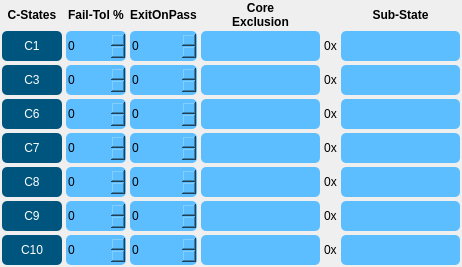
              <widget class="QWidget" name="scrollAreaWidgetContents_2">
               <property name="geometry">
                <rect>
                 <x>0</x>
                 <y>-132</y>
                 <width>462</width>
                 <height>267</height>
                </rect>
               </property>
               <layout class="QGridLayout" name="gridLayout">
                <property name="leftMargin">
                 <number>2</number>
                </property>
                <property name="topMargin">
                 <number>2</number>
                </property>
                <property name="rightMargin">
                 <number>2</number>
                </property>
                <property name="bottomMargin">
                 <number>2</number>
                </property>
                <property name="spacing">
                 <number>4</number>
                </property>
                <item row="7" column="4">
                 <widget class="QLabel" name="label_15">
                  <property name="text">
                   <string>0x</string>
                  </property>
                 </widget>
                </item>
                <item row="1" column="0">
                 <widget class="QPushButton" name="btn_C1">
                  <property name="minimumSize">
                   <size>
                    <width>60</width>
                    <height>30</height>
                   </size>
                  </property>
                  <property name="maximumSize">
                   <size>
                    <width>16777215</width>
                    <height>16777215</height>
                   </size>
                  </property>
                  <property name="styleSheet">
                   <string notr="true">background-color: rgb(0, 85, 127);
color: rgb(255, 255, 255);
border-radius: 5px; </string>
                  </property>
                  <property name="text">
                   <string>C1</string>
                  </property>
                 </widget>
                </item>
                <item row="2" column="0">
                 <widget class="QPushButton" name="btn_C3">
                  <property name="minimumSize">
                   <size>
                    <width>60</width>
                    <height>30</height>
                   </size>
                  </property>
                  <property name="maximumSize">
                   <size>
                    <width>16777215</width>
                    <height>16777215</height>
                   </size>
                  </property>
                  <property name="styleSheet">
                   <string notr="true">background-color: rgb(0, 85, 127);
color: rgb(255, 255, 255);
border-radius: 5px; </string>
                  </property>
                  <property name="text">
                   <string>C3</string>
                  </property>
                 </widget>
                </item>
                <item row="4" column="4">
                 <widget class="QLabel" name="label_13">
                  <property name="maximumSize">
                   <size>
                    <width>16777215</width>
                    <height>20</height>
                   </size>
                  </property>
                  <property name="text">
                   <string>0x</string>
                  </property>
                  <property name="alignment">
                   <set>Qt::AlignCenter</set>
                  </property>
                 </widget>
                </item>
                <item row="1" column="1">
                 <widget class="QSpinBox" name="spinBox">
                  <property name="minimumSize">
                   <size>
                    <width>60</width>
                    <height>25</height>
                   </size>
                  </property>
                  <property name="maximumSize">
                   <size>
                    <width>16777215</width>
                    <height>30</height>
                   </size>
                  </property>
                  <property name="styleSheet">
                   <string notr="true">border-radius: 5px;Background-color: rgb(93, 190, 255);
color: rgb(0, 0, 0);</string>
                  </property>
                 </widget>
                </item>
                <item row="5" column="2">
                 <widget class="QSpinBox" name="spinBox_10">
                  <property name="minimumSize">
                   <size>
                    <width>60</width>
                    <height>25</height>
                   </size>
                  </property>
                  <property name="maximumSize">
                   <size>
                    <width>16777215</width>
                    <height>30</height>
                   </size>
                  </property>
                  <property name="styleSheet">
                   <string notr="true">border-radius: 5px;Background-color: rgb(93, 190, 255);
color: rgb(0, 0, 0);</string>
                  </property>
                 </widget>
                </item>
                <item row="4" column="2">
                 <widget class="QSpinBox" name="spinBox_8">
                  <property name="minimumSize">
                   <size>
                    <width>60</width>
                    <height>25</height>
                   </size>
                  </property>
                  <property name="maximumSize">
                   <size>
                    <width>16777215</width>
                    <height>30</height>
                   </size>
                  </property>
                  <property name="styleSheet">
                   <string notr="true">border-radius: 5px;Background-color: rgb(93, 190, 255);
color: rgb(0, 0, 0);</string>
                  </property>
                 </widget>
                </item>
                <item row="3" column="1">
                 <widget class="QSpinBox" name="spinBox_5">
                  <property name="minimumSize">
                   <size>
                    <width>60</width>
                    <height>25</height>
                   </size>
                  </property>
                  <property name="maximumSize">
                   <size>
                    <width>16777215</width>
                    <height>30</height>
                   </size>
                  </property>
                  <property name="styleSheet">
                   <string notr="true">border-radius: 5px;Background-color: rgb(93, 190, 255);
color: rgb(0, 0, 0);</string>
                  </property>
                 </widget>
                </item>
                <item row="6" column="1">
                 <widget class="QSpinBox" name="spinBox_11">
                  <property name="minimumSize">
                   <size>
                    <width>60</width>
                    <height>25</height>
                   </size>
                  </property>
                  <property name="maximumSize">
                   <size>
                    <width>16777215</width>
                    <height>30</height>
                   </size>
                  </property>
                  <property name="styleSheet">
                   <string notr="true">border-radius: 5px;Background-color: rgb(93, 190, 255);
color: rgb(0, 0, 0);</string>
                  </property>
                 </widget>
                </item>
                <item row="4" column="3">
                 <widget class="QTextEdit" name="textEdit_7">
                  <property name="minimumSize">
                   <size>
                    <width>0</width>
                    <height>25</height>
                   </size>
                  </property>
                  <property name="maximumSize">
                   <size>
                    <width>16777215</width>
                    <height>30</height>
                   </size>
                  </property>
                  <property name="styleSheet">
                   <string notr="true">border-radius: 5px;Background-color: rgb(93, 190, 255);
color: rgb(0, 0, 0);
 </string>
                  </property>
                 </widget>
                </item>
                <item row="1" column="4">
                 <widget class="QLabel" name="label_10">
                  <property name="maximumSize">
                   <size>
                    <width>16777215</width>
                    <height>20</height>
                   </size>
                  </property>
                  <property name="text">
                   <string>0x</string>
                  </property>
                  <property name="alignment">
                   <set>Qt::AlignCenter</set>
                  </property>
                 </widget>
                </item>
                <item row="3" column="2">
                 <widget class="QSpinBox" name="spinBox_6">
                  <property name="minimumSize">
                   <size>
                    <width>60</width>
                    <height>25</height>
                   </size>
                  </property>
                  <property name="maximumSize">
                   <size>
                    <width>16777215</width>
                    <height>30</height>
                   </size>
                  </property>
                  <property name="styleSheet">
                   <string notr="true">border-radius: 5px;Background-color: rgb(93, 190, 255);
color: rgb(0, 0, 0);</string>
                  </property>
                 </widget>
                </item>
                <item row="6" column="2">
                 <widget class="QSpinBox" name="spinBox_12">
                  <property name="minimumSize">
                   <size>
                    <width>60</width>
                    <height>25</height>
                   </size>
                  </property>
                  <property name="maximumSize">
                   <size>
                    <width>16777215</width>
                    <height>30</height>
                   </size>
                  </property>
                  <property name="styleSheet">
                   <string notr="true">border-radius: 5px;Background-color: rgb(93, 190, 255);
color: rgb(0, 0, 0);</string>
                  </property>
                 </widget>
                </item>
                <item row="4" column="5">
                 <widget class="QTextEdit" name="textEdit_10">
                  <property name="minimumSize">
                   <size>
                    <width>0</width>
                    <height>25</height>
                   </size>
                  </property>
                  <property name="maximumSize">
                   <size>
                    <width>16777215</width>
                    <height>30</height>
                   </size>
                  </property>
                  <property name="styleSheet">
                   <string notr="true">border-radius: 5px;Background-color: rgb(93, 190, 255);
color: rgb(0, 0, 0);</string>
                  </property>
                 </widget>
                </item>
                <item row="2" column="2">
                 <widget class="QSpinBox" name="spinBox_4">
                  <property name="minimumSize">
                   <size>
                    <width>60</width>
                    <height>25</height>
                   </size>
                  </property>
                  <property name="maximumSize">
                   <size>
                    <width>16777215</width>
                    <height>30</height>
                   </size>
                  </property>
                  <property name="styleSheet">
                   <string notr="true">border-radius: 5px;Background-color: rgb(93, 190, 255);
color: rgb(0, 0, 0);</string>
                  </property>
                 </widget>
                </item>
                <item row="5" column="4">
                 <widget class="QLabel" name="label_14">
                  <property name="maximumSize">
                   <size>
                    <width>16777215</width>
                    <height>20</height>
                   </size>
                  </property>
                  <property name="text">
                   <string>0x</string>
                  </property>
                  <property name="alignment">
                   <set>Qt::AlignCenter</set>
                  </property>
                 </widget>
                </item>
                <item row="2" column="5">
                 <widget class="QTextEdit" name="textEdit_4">
                  <property name="minimumSize">
                   <size>
                    <width>0</width>
                    <height>25</height>
                   </size>
                  </property>
                  <property name="maximumSize">
                   <size>
                    <width>16777215</width>
                    <height>30</height>
                   </size>
                  </property>
                  <property name="styleSheet">
                   <string notr="true">border-radius: 5px;Background-color: rgb(93, 190, 255);
color: rgb(0, 0, 0);</string>
                  </property>
                 </widget>
                </item>
                <item row="3" column="5">
                 <widget class="QTextEdit" name="textEdit_9">
                  <property name="minimumSize">
                   <size>
                    <width>0</width>
                    <height>25</height>
                   </size>
                  </property>
                  <property name="maximumSize">
                   <size>
                    <width>16777215</width>
                    <height>30</height>
                   </size>
                  </property>
                  <property name="styleSheet">
                   <string notr="true">border-radius: 5px;Background-color: rgb(93, 190, 255);
color: rgb(0, 0, 0);</string>
                  </property>
                 </widget>
                </item>
                <item row="0" column="5">
                 <widget class="QLabel" name="label_8">
                  <property name="maximumSize">
                   <size>
                    <width>16777215</width>
                    <height>25</height>
                   </size>
                  </property>
                  <property name="font">
                   <font>
                    <weight>75</weight>
                    <bold>true</bold>
                   </font>
                  </property>
                  <property name="text">
                   <string>Sub-State</string>
                  </property>
                  <property name="alignment">
                   <set>Qt::AlignCenter</set>
                  </property>
                 </widget>
                </item>
                <item row="1" column="2">
                 <widget class="QSpinBox" name="spinBox_3">
                  <property name="minimumSize">
                   <size>
                    <width>60</width>
                    <height>25</height>
                   </size>
                  </property>
                  <property name="maximumSize">
                   <size>
                    <width>16777215</width>
                    <height>30</height>
                   </size>
                  </property>
                  <property name="styleSheet">
                   <string notr="true">border-radius: 5px;Background-color: rgb(93, 190, 255);
color: rgb(0, 0, 0);</string>
                  </property>
                 </widget>
                </item>
                <item row="6" column="0">
                 <widget class="QPushButton" name="btn_C9">
                  <property name="minimumSize">
                   <size>
                    <width>60</width>
                    <height>30</height>
                   </size>
                  </property>
                  <property name="styleSheet">
                   <string notr="true">background-color: rgb(0, 85, 127);
color: rgb(255, 255, 255);
border-radius: 5px; </string>
                  </property>
                  <property name="text">
                   <string>C9</string>
                  </property>
                 </widget>
                </item>
                <item row="2" column="4">
                 <widget class="QLabel" name="label_11">
                  <property name="maximumSize">
                   <size>
                    <width>16777215</width>
                    <height>20</height>
                   </size>
                  </property>
                  <property name="text">
                   <string>0x</string>
                  </property>
                  <property name="alignment">
                   <set>Qt::AlignCenter</set>
                  </property>
                 </widget>
                </item>
                <item row="4" column="0">
                 <widget class="QPushButton" name="btn_C7">
                  <property name="minimumSize">
                   <size>
                    <width>60</width>
                    <height>30</height>
                   </size>
                  </property>
                  <property name="styleSheet">
                   <string notr="true">background-color: rgb(0, 85, 127);
color: rgb(255, 255, 255);
border-radius: 5px; </string>
                  </property>
                  <property name="text">
                   <string>C7</string>
                  </property>
                 </widget>
                </item>
                <item row="1" column="5">
                 <widget class="QTextEdit" name="textEdit_3">
                  <property name="minimumSize">
                   <size>
                    <width>0</width>
                    <height>25</height>
                   </size>
                  </property>
                  <property name="maximumSize">
                   <size>
                    <width>16777215</width>
                    <height>30</height>
                   </size>
                  </property>
                  <property name="styleSheet">
                   <string notr="true">border-radius: 5px;Background-color: rgb(93, 190, 255);
color: rgb(0, 0, 0);</string>
                  </property>
                 </widget>
                </item>
                <item row="0" column="0">
                 <widget class="QLabel" name="label_4">
                  <property name="maximumSize">
                   <size>
                    <width>16777215</width>
                    <height>25</height>
                   </size>
                  </property>
                  <property name="font">
                   <font>
                    <weight>75</weight>
                    <bold>true</bold>
                   </font>
                  </property>
                  <property name="text">
                   <string>C-States</string>
                  </property>
                  <property name="alignment">
                   <set>Qt::AlignCenter</set>
                  </property>
                 </widget>
                </item>
                <item row="2" column="3">
                 <widget class="QTextEdit" name="textEdit_2">
                  <property name="minimumSize">
                   <size>
                    <width>0</width>
                    <height>25</height>
                   </size>
                  </property>
                  <property name="maximumSize">
                   <size>
                    <width>16777215</width>
                    <height>30</height>
                   </size>
                  </property>
                  <property name="styleSheet">
                   <string notr="true">border-radius: 5px;Background-color: rgb(93, 190, 255);
color: rgb(0, 0, 0);
 </string>
                  </property>
                 </widget>
                </item>
                <item row="0" column="3">
                 <widget class="QLabel" name="label_7">
                  <property name="maximumSize">
                   <size>
                    <width>16777215</width>
                    <height>25</height>
                   </size>
                  </property>
                  <property name="font">
                   <font>
                    <weight>75</weight>
                    <bold>true</bold>
                   </font>
                  </property>
                  <property name="text">
                   <string>Core
Exclusion</string>
                  </property>
                  <property name="alignment">
                   <set>Qt::AlignCenter</set>
                  </property>
                 </widget>
                </item>
                <item row="6" column="4">
                 <widget class="QLabel" name="label_9">
                  <property name="text">
                   <string>0x</string>
                  </property>
                 </widget>
                </item>
                <item row="4" column="1">
                 <widget class="QSpinBox" name="spinBox_7">
                  <property name="minimumSize">
                   <size>
                    <width>60</width>
                    <height>25</height>
                   </size>
                  </property>
                  <property name="maximumSize">
                   <size>
                    <width>16777215</width>
                    <height>30</height>
                   </size>
                  </property>
                  <property name="styleSheet">
                   <string notr="true">border-radius: 5px;Background-color: rgb(93, 190, 255);
color: rgb(0, 0, 0);</string>
                  </property>
                 </widget>
                </item>
                <item row="7" column="3">
                 <widget class="QTextEdit" name="textEdit_14">
                  <property name="minimumSize">
                   <size>
                    <width>0</width>
                    <height>25</height>
                   </size>
                  </property>
                  <property name="maximumSize">
                   <size>
                    <width>16777215</width>
                    <height>30</height>
                   </size>
                  </property>
                  <property name="styleSheet">
                   <string notr="true">border-radius: 5px;Background-color: rgb(93, 190, 255);
color: rgb(0, 0, 0);</string>
                  </property>
                 </widget>
                </item>
                <item row="3" column="0">
                 <widget class="QPushButton" name="btn_C6">
                  <property name="minimumSize">
                   <size>
                    <width>60</width>
                    <height>30</height>
                   </size>
                  </property>
                  <property name="styleSheet">
                   <string notr="true">background-color: rgb(0, 85, 127);
color: rgb(255, 255, 255);
border-radius: 5px; </string>
                  </property>
                  <property name="text">
                   <string>C6</string>
                  </property>
                 </widget>
                </item>
                <item row="0" column="1">
                 <widget class="QLabel" name="label_5">
                  <property name="maximumSize">
                   <size>
                    <width>16777215</width>
                    <height>25</height>
                   </size>
                  </property>
                  <property name="font">
                   <font>
                    <weight>75</weight>
                    <bold>true</bold>
                   </font>
                  </property>
                  <property name="text">
                   <string>Fail-Tol %</string>
                  </property>
                  <property name="alignment">
                   <set>Qt::AlignCenter</set>
                  </property>
                 </widget>
                </item>
                <item row="6" column="3">
                 <widget class="QTextEdit" name="textEdit_12">
                  <property name="minimumSize">
                   <size>
                    <width>0</width>
                    <height>25</height>
                   </size>
                  </property>
                  <property name="maximumSize">
                   <size>
                    <width>16777215</width>
                    <height>30</height>
                   </size>
                  </property>
                  <property name="styleSheet">
                   <string notr="true">border-radius: 5px;Background-color: rgb(93, 190, 255);
color: rgb(0, 0, 0);</string>
                  </property>
                 </widget>
                </item>
                <item row="3" column="3">
                 <widget class="QTextEdit" name="textEdit_6">
                  <property name="minimumSize">
                   <size>
                    <width>0</width>
                    <height>25</height>
                   </size>
                  </property>
                  <property name="maximumSize">
                   <size>
                    <width>16777215</width>
                    <height>30</height>
                   </size>
                  </property>
                  <property name="styleSheet">
                   <string notr="true">border-radius: 5px;Background-color: rgb(93, 190, 255);
color: rgb(0, 0, 0);
 </string>
                  </property>
                 </widget>
                </item>
                <item row="5" column="1">
                 <widget class="QSpinBox" name="spinBox_9">
                  <property name="minimumSize">
                   <size>
                    <width>60</width>
                    <height>25</height>
                   </size>
                  </property>
                  <property name="maximumSize">
                   <size>
                    <width>16777215</width>
                    <height>30</height>
                   </size>
                  </property>
                  <property name="styleSheet">
                   <string notr="true">border-radius: 5px;Background-color: rgb(93, 190, 255);
color: rgb(0, 0, 0);</string>
                  </property>
                 </widget>
                </item>
                <item row="5" column="3">
                 <widget class="QTextEdit" name="textEdit_8">
                  <property name="minimumSize">
                   <size>
                    <width>0</width>
                    <height>25</height>
                   </size>
                  </property>
                  <property name="maximumSize">
                   <size>
                    <width>16777215</width>
                    <height>30</height>
                   </size>
                  </property>
                  <property name="styleSheet">
                   <string notr="true">border-radius: 5px;Background-color: rgb(93, 190, 255);
color: rgb(0, 0, 0);</string>
                  </property>
                 </widget>
                </item>
                <item row="3" column="4">
                 <widget class="QLabel" name="label_12">
                  <property name="maximumSize">
                   <size>
                    <width>16777215</width>
                    <height>20</height>
                   </size>
                  </property>
                  <property name="text">
                   <string>0x</string>
                  </property>
                  <property name="alignment">
                   <set>Qt::AlignCenter</set>
                  </property>
                 </widget>
                </item>
                <item row="1" column="3">
                 <widget class="QTextEdit" name="textEdit">
                  <property name="minimumSize">
                   <size>
                    <width>0</width>
                    <height>25</height>
                   </size>
                  </property>
                  <property name="maximumSize">
                   <size>
                    <width>16777215</width>
                    <height>30</height>
                   </size>
                  </property>
                  <property name="styleSheet">
                   <string notr="true">border-radius: 5px;Background-color: rgb(93, 190, 255);
color: rgb(0, 0, 0);
</string>
                  </property>
                 </widget>
                </item>
                <item row="0" column="2">
                 <widget class="QLabel" name="label_6">
                  <property name="maximumSize">
                   <size>
                    <width>16777215</width>
                    <height>25</height>
                   </size>
                  </property>
                  <property name="font">
                   <font>
                    <weight>75</weight>
                    <bold>true</bold>
                   </font>
                  </property>
                  <property name="text">
                   <string>ExitOnPass</string>
                  </property>
                  <property name="alignment">
                   <set>Qt::AlignCenter</set>
                  </property>
                 </widget>
                </item>
                <item row="7" column="0">
                 <widget class="QPushButton" name="btn_C10">
                  <property name="minimumSize">
                   <size>
                    <width>60</width>
                    <height>30</height>
                   </size>
                  </property>
                  <property name="styleSheet">
                   <string notr="true">background-color: rgb(0, 85, 127);
color: rgb(255, 255, 255);
border-radius: 5px; </string>
                  </property>
                  <property name="text">
                   <string>C10</string>
                  </property>
                 </widget>
                </item>
                <item row="7" column="2">
                 <widget class="QSpinBox" name="spinBox_14">
                  <property name="minimumSize">
                   <size>
                    <width>60</width>
                    <height>25</height>
                   </size>
                  </property>
                  <property name="maximumSize">
                   <size>
                    <width>16777215</width>
                    <height>30</height>
                   </size>
                  </property>
                  <property name="styleSheet">
                   <string notr="true">border-radius: 5px;Background-color: rgb(93, 190, 255);
color: rgb(0, 0, 0);</string>
                  </property>
                 </widget>
                </item>
                <item row="7" column="5">
                 <widget class="QTextEdit" name="textEdit_15">
                  <property name="minimumSize">
                   <size>
                    <width>0</width>
                    <height>25</height>
                   </size>
                  </property>
                  <property name="maximumSize">
                   <size>
                    <width>16777215</width>
                    <height>30</height>
                   </size>
                  </property>
                  <property name="styleSheet">
                   <string notr="true">border-radius: 5px;Background-color: rgb(93, 190, 255);
color: rgb(0, 0, 0);</string>
                  </property>
                 </widget>
                </item>
                <item row="2" column="1">
                 <widget class="QSpinBox" name="spinBox_2">
                  <property name="minimumSize">
                   <size>
                    <width>60</width>
                    <height>25</height>
                   </size>
                  </property>
                  <property name="maximumSize">
                   <size>
                    <width>16777215</width>
                    <height>30</height>
                   </size>
                  </property>
                  <property name="styleSheet">
                   <string notr="true">border-radius: 5px;Background-color: rgb(93, 190, 255);
color: rgb(0, 0, 0);</string>
                  </property>
                 </widget>
                </item>
                <item row="5" column="0">
                 <widget class="QPushButton" name="btn_C8">
                  <property name="minimumSize">
                   <size>
                    <width>60</width>
                    <height>30</height>
                   </size>
                  </property>
                  <property name="styleSheet">
                   <string notr="true">background-color: rgb(0, 85, 127);
color: rgb(255, 255, 255);
border-radius: 5px; </string>
                  </property>
                  <property name="text">
                   <string>C8</string>
                  </property>
                 </widget>
                </item>
                <item row="7" column="1">
                 <widget class="QSpinBox" name="spinBox_13">
                  <property name="minimumSize">
                   <size>
                    <width>60</width>
                    <height>25</height>
                   </size>
                  </property>
                  <property name="maximumSize">
                   <size>
                    <width>16777215</width>
                    <height>30</height>
                   </size>
                  </property>
                  <property name="styleSheet">
                   <string notr="true">border-radius: 5px;Background-color: rgb(93, 190, 255);
color: rgb(0, 0, 0);</string>
                  </property>
                 </widget>
                </item>
                <item row="5" column="5">
                 <widget class="QTextEdit" name="textEdit_11">
                  <property name="minimumSize">
                   <size>
                    <width>0</width>
                    <height>25</height>
                   </size>
                  </property>
                  <property name="maximumSize">
                   <size>
                    <width>16777215</width>
                    <height>30</height>
                   </size>
                  </property>
                  <property name="styleSheet">
                   <string notr="true">border-radius: 5px;Background-color: rgb(93, 190, 255);
color: rgb(0, 0, 0);</string>
                  </property>
                 </widget>
                </item>
                <item row="6" column="5">
                 <widget class="QTextEdit" name="textEdit_13">
                  <property name="minimumSize">
                   <size>
                    <width>0</width>
                    <height>25</height>
                   </size>
                  </property>
                  <property name="maximumSize">
                   <size>
                    <width>16777215</width>
                    <height>30</height>
                   </size>
                  </property>
                  <property name="styleSheet">
                   <string notr="true">border-radius: 5px;Background-color: rgb(93, 190, 255);
color: rgb(0, 0, 0);</string>
                  </property>
                 </widget>
                </item>
               </layout>
              </widget>
